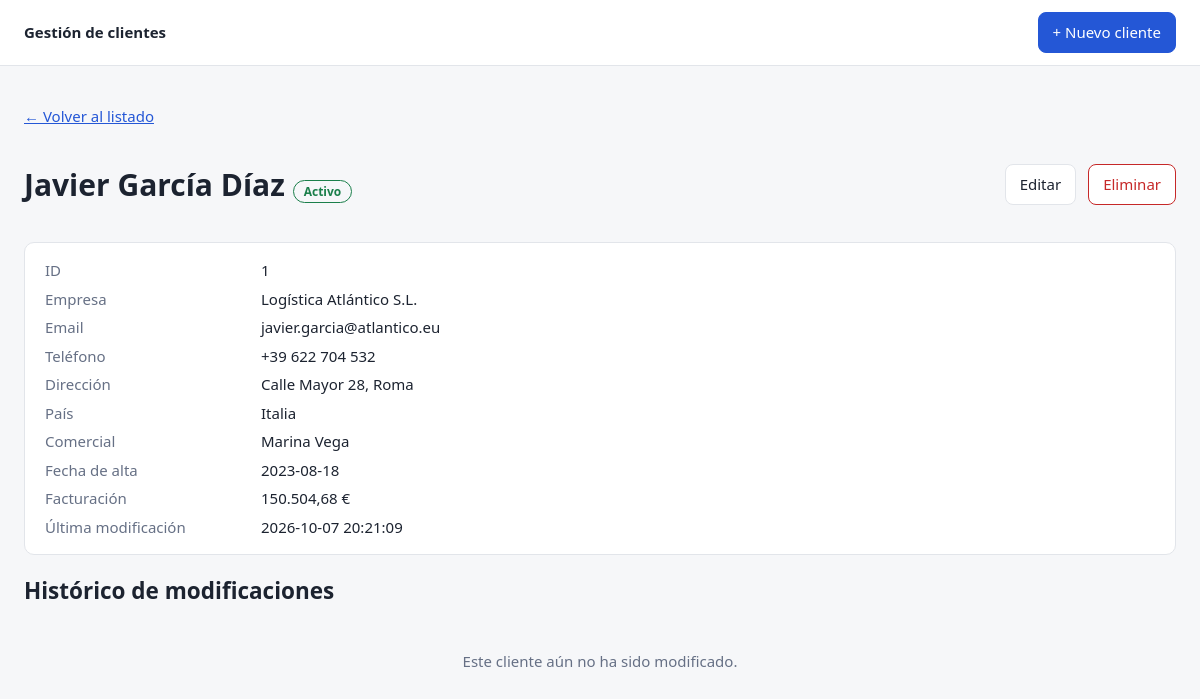
Screenshot of /clientes/1 with the database file from the repository.
### tables this page shows
CREATE TABLE clientes (
    id                  INTEGER PRIMARY KEY AUTOINCREMENT,
    nombre              TEXT NOT NULL,
    apellidos           TEXT NOT NULL,
    empresa             TEXT NOT NULL,
    email               TEXT NOT NULL,
    telefono            TEXT NOT NULL,
    estado              TEXT NOT NULL CHECK (estado IN ('Activo', 'Inactivo')),
    direccion           TEXT NOT NULL,
    pais                TEXT NOT NULL,
    comercial           TEXT NOT NULL,
    fecha_alta          TEXT NOT NULL,
    facturacion         REAL NOT NULL CHECK (facturacion >= 0),
    fecha_modificacion  TEXT NOT NULL
);

### app.py (the view)
    @app.route("/clientes/<int:cliente_id>")
    def detalle(cliente_id):
        cliente = db.obtener(cliente_id) or abort(404)
        return render_template("detalle.html", c=cliente, historial=db.historial(cliente_id))

### db.py (called while the page is built)
def get_db():
    if "db" not in g:
        g.db = sqlite3.connect(current_app.config["DATABASE"])
        g.db.row_factory = sqlite3.Row
        g.db.execute("PRAGMA foreign_keys = ON")
    return g.db

def obtener(cliente_id):
    fila = get_db().execute("SELECT * FROM clientes WHERE id = ?", (cliente_id,)).fetchone()
    return dict(fila) if fila else None

def historial(cliente_id):
    filas = get_db().execute(
        "SELECT * FROM historial WHERE cliente_id = ? ORDER BY id DESC", (cliente_id,)
    ).fetchall()
    return [dict(f) for f in filas]

### templates/detalle.html (shortened to what this page needs)
{% extends "base.html" %}
{% block contenido %}
<p><a href="{{ url_for('lista') }}">← Volver al listado</a></p>
<div class="cabecera">
  <h1>{{ c.nombre }} {{ c.apellidos }} <span class="chip {{ c.estado|lower }}">{{ c.estado }}</span></h1>
  <div class="acciones">
    <a class="btn" href="{{ url_for('editar', cliente_id=c.id) }}">Editar</a>
    <form method="post" action="{{ url_for('eliminar', cliente_id=c.id) }}"
          onsubmit="return confirm('¿Eliminar este cliente? Esta acción no se puede deshacer.')">
      <button class="btn peligro" type="submit">Eliminar</button>
    </form>
  </div>
</div>
<dl class="ficha">
  <dt>ID</dt><dd>{{ c.id }}</dd>
  <dt>Empresa</dt><dd>{{ c.empresa }}</dd>
  <dt>Email</dt><dd>{{ c.email }}</dd>
  <dt>Teléfono</dt><dd>{{ c.telefono }}</dd>
  <dt>Dirección</dt><dd>{{ c.direccion }}</dd>
  <dt>País</dt><dd>{{ c.pais }}</dd>
  <dt>Comercial</dt><dd>{{ c.comercial }}</dd>
  <dt>Fecha de alta</dt><dd>{{ c.fecha_alta }}</dd>
  <dt>Facturación</dt><dd>{{ '{:,.2f}'.format(c.facturacion).replace(',', 'X').replace('.', ',').replace('X', '.') }} €</dd>
  <dt>Última modificación</dt><dd>{{ c.fecha_modificacion }}</dd>
</dl>
<h2>Histórico de modificaciones</h2>
{% if historial %}
<div class="tabla-wrap">
<table>
  <thead><tr><th>Fecha y hora</th><th>Campo</th><th>Valor anterior</th><th>Valor nuevo</th></tr></thead>
  <tbody>
  {% for h in historial %}
    <tr><td>{{ h.fecha }}</td><td>{{ h.campo }}</td><td>{{ h.valor_anterior }}</td><td>{{ h.valor_nuevo }}</td></tr>
  {% endfor %}
  </tbody>
</table>
</div>
{% else %}
  <p class="vacio">Este cliente aún no ha sido modificado.</p>
{% endif %}
{% endblock %}

### templates/base.html (shortened to what this page needs)
<!doctype html>
<html lang="es">
<head>
  <link rel="stylesheet" href="{{ url_for('static', filename='style.css') }}">
</head>
<body>
  <header class="top">
    <a class="marca" href="{{ url_for('lista') }}">Gestión de clientes</a>
    <a class="btn primario" href="{{ url_for('nuevo') }}">+ Nuevo cliente</a>
  </header>
  <main>
    {% block contenido %}{% endblock %}
  </main>
</body>
</html>

### static/style.css (style rules this page uses)
:root { --bg:#f6f7f9; --card:#fff; --txt:#1c2330; --suave:#667085; --borde:#e2e5ea; --prim:#2457d6; --rojo:#c62828; --verde:#1b7f4b; }
* { box-sizing: border-box; }
body { margin:0; font:15px/1.5 system-ui, sans-serif; background:var(--bg); color:var(--txt); }
a { color:var(--prim); }
.top { display:flex; justify-content:space-between; align-items:center; padding:12px 24px; background:var(--card); border-bottom:1px solid var(--borde); }
.marca { font-weight:700; text-decoration:none; color:var(--txt); }
main { max-width:1200px; margin:0 auto; padding:24px; }
.btn { display:inline-block; padding:8px 14px; border:1px solid var(--borde); border-radius:8px; background:var(--card); color:var(--txt); text-decoration:none; cursor:pointer; font:inherit; }
.btn.primario { background:var(--prim); border-color:var(--prim); color:#fff; }
.btn.peligro { color:var(--rojo); border-color:var(--rojo); }
.acciones { display:flex; gap:12px; align-items:center; }
.acciones form { margin:0; }
.chip { padding:2px 10px; border-radius:99px; font-size:12px; border:1px solid; }
.chip.activo { color:var(--verde); }
.vacio { color:var(--suave); padding:24px; text-align:center; }
.cabecera { display:flex; justify-content:space-between; align-items:center; flex-wrap:wrap; gap:12px; }
.ficha { display:grid; grid-template-columns:200px 1fr; gap:6px 16px; background:var(--card); border:1px solid var(--borde); border-radius:10px; padding:16px 20px; }
.ficha dt { color:var(--suave); }
.ficha dd { margin:0; }

### rows the page displays
clientes: nombre "Javier", apellidos "García Díaz", estado "Activo", id "1", empresa "Logística Atlántico S.L.", email "javier.garcia@atlantico.eu", telefono "+39 622 704 532", direccion "Calle Mayor 28, Roma", pais "Italia", comercial "Marina Vega", fecha_alta "2023-08-18", facturacion "150.504,68", fecha_modificacion "2026-10-07 20:21:09"
